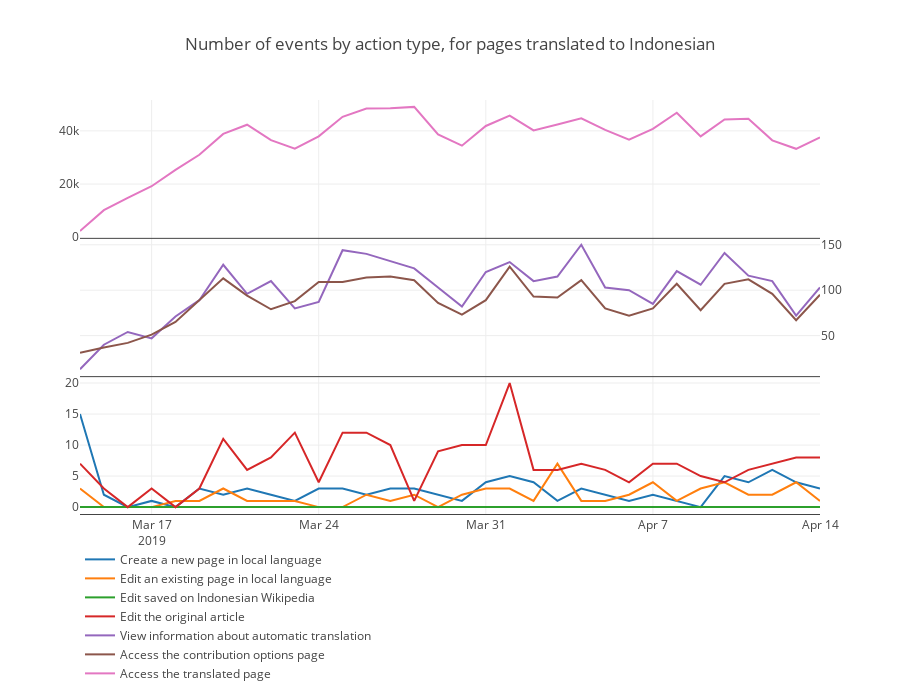

The notebook cell this image was saved under:
### Code cell
data = [{'x': el_by_action_id.index,
    'y': el_by_action_id[col],
    'name': col
    }  for col in el_by_action_id.columns.difference(['Access the translated page', 'View information about automatic translation', 'Access the contribution options page'])] \
    + [{'x': el_by_action_id.index,
    'y': el_by_action_id[col],
    'name': col,
    'xaxis': 'x2',
    'yaxis': 'y2'
    }  for col in ['View information about automatic translation', 'Access the contribution options page']] \
    + [{'x': el_by_action_id.index,
    'y': el_by_action_id['Access the translated page'],
    'name': 'Access the translated page',
    'xaxis': 'x3',
    'yaxis': 'y3'}]
fig = {
    'data': data,
    'layout': {
        'height': 700,
        'xaxis': {'showline':True},
        'xaxis2': {'showticklabels': False, 'anchor':'y2', 'showline':True},
        'xaxis3': {'showticklabels': False, 'anchor':'y3', 'showline':True},
        'yaxis': {'domain': [0, 0.333]},
        'yaxis2': {'domain': [0.333, 0.667], 'side': 'right'}, 
        'yaxis3': {'domain': [0.667, 1]}, 
        'title': {'text': 'Number of events by action type, for pages translated to Indonesian'},
        'legend': {'x': 0, 'y': -0.42},
        'hoverlabel': {'namelength' : -1}
    }
}
plotly.offline.iplot(fig)

### Figure 1 — Plotly figure (JSON) as saved in the notebook; plotly's stock layout.template omitted (floating-point values rounded to 4 significant figures)
{"data": [{"name": "Create a new page in local language", "type": "scatter", "uid": "f897b914-169e-4014-9cc4-e0a5cccacdca", "x": ["2019-03-14", "2019-03-15", "2019-03-16", "2019-03-17", "2019-03-18", "2019-03-19", "2019-03-20", "2019-03-21", "2019-03-22", "2019-03-23", "2019-03-24", "2019-03-25", "2019-03-26", "2019-03-27", "2019-03-28", "2019-03-29", "2019-03-30", "2019-03-31", "2019-04-01", "2019-04-02", "2019-04-03", "2019-04-04", "2019-04-05", "2019-04-06", "2019-04-07", "2019-04-08", "2019-04-09", "2019-04-10", "2019-04-11", "2019-04-12", "2019-04-13", "2019-04-14"], "y": [15, 2, 0, 1, 0, 3, 2, 3, 2, 1, 3, 3, 2, 3, 3, 2, 1, 4, 5, 4, 1, 3, 2, 1, 2, 1, 0, 5, 4, 6, 4, 3]}, {"name": "Edit an existing page in local language", "type": "scatter", "uid": "6c3a2a12-ee28-4403-9b69-b7d87949a5ee", "x": ["2019-03-14", "2019-03-15", "2019-03-16", "2019-03-17", "2019-03-18", "2019-03-19", "2019-03-20", "2019-03-21", "2019-03-22", "2019-03-23", "2019-03-24", "2019-03-25", "2019-03-26", "2019-03-27", "2019-03-28", "2019-03-29", "2019-03-30", "2019-03-31", "2019-04-01", "2019-04-02", "2019-04-03", "2019-04-04", "2019-04-05", "2019-04-06", "2019-04-07", "2019-04-08", "2019-04-09", "2019-04-10", "2019-04-11", "2019-04-12", "2019-04-13", "2019-04-14"], "y": [3, 0, 0, 0, 1, 1, 3, 1, 1, 1, 0, 0, 2, 1, 2, 0, 2, 3, 3, 1, 7, 1, 1, 2, 4, 1, 3, 4, 2, 2, 4, 1]}, {"name": "Edit saved on Indonesian Wikipedia", "type": "scatter", "uid": "855af8b7-b550-4ecf-a213-66b8bd841412", "x": ["2019-03-14", "2019-03-15", "2019-03-16", "2019-03-17", "2019-03-18", "2019-03-19", "2019-03-20", "2019-03-21", "2019-03-22", "2019-03-23", "2019-03-24", "2019-03-25", "2019-03-26", "2019-03-27", "2019-03-28", "2019-03-29", "2019-03-30", "2019-03-31", "2019-04-01", "2019-04-02", "2019-04-03", "2019-04-04", "2019-04-05", "2019-04-06", "2019-04-07", "2019-04-08", "2019-04-09", "2019-04-10", "2019-04-11", "2019-04-12", "2019-04-13", "2019-04-14"], "y": [0, 0, 0, 0, 0, 0, 0, 0, 0, 0, 0, 0, 0, 0, 0, 0, 0, 0, 0, 0, 0, 0, 0, 0, 0, 0, 0, 0, 0, 0, 0, 0]}, {"name": "Edit the original article", "type": "scatter", "uid": "207791a0-5237-4517-8139-df4f20c161dd", "x": ["2019-03-14", "2019-03-15", "2019-03-16", "2019-03-17", "2019-03-18", "2019-03-19", "2019-03-20", "2019-03-21", "2019-03-22", "2019-03-23", "2019-03-24", "2019-03-25", "2019-03-26", "2019-03-27", "2019-03-28", "2019-03-29", "2019-03-30", "2019-03-31", "2019-04-01", "2019-04-02", "2019-04-03", "2019-04-04", "2019-04-05", "2019-04-06", "2019-04-07", "2019-04-08", "2019-04-09", "2019-04-10", "2019-04-11", "2019-04-12", "2019-04-13", "2019-04-14"], "y": [7, 3, 0, 3, 0, 3, 11, 6, 8, 12, 4, 12, 12, 10, 1, 9, 10, 10, 20, 6, 6, 7, 6, 4, 7, 7, 5, 4, 6, 7, 8, 8]}, {"name": "View information about automatic translation", "type": "scatter", "uid": "d9e20b99-e193-406a-929f-a1f07f9f9e03", "x": ["2019-03-14", "2019-03-15", "2019-03-16", "2019-03-17", "2019-03-18", "2019-03-19", "2019-03-20", "2019-03-21", "2019-03-22", "2019-03-23", "2019-03-24", "2019-03-25", "2019-03-26", "2019-03-27", "2019-03-28", "2019-03-29", "2019-03-30", "2019-03-31", "2019-04-01", "2019-04-02", "2019-04-03", "2019-04-04", "2019-04-05", "2019-04-06", "2019-04-07", "2019-04-08", "2019-04-09", "2019-04-10", "2019-04-11", "2019-04-12", "2019-04-13", "2019-04-14"], "xaxis": "x2", "y": [13, 40, 54, 47, 71, 89, 128, 96, 110, 80, 87, 144, 140, 132, 124, 103, 82, 120, 131, 110, 115, 150, 103, 100, 85, 121, 106, 141, 116, 110, 72, 103], "yaxis": "y2"}, {"name": "Access the contribution options page", "type": "scatter", "uid": "0736b1fc-97eb-42b6-8f7d-21fdb0b7c36b", "x": ["2019-03-14", "2019-03-15", "2019-03-16", "2019-03-17", "2019-03-18", "2019-03-19", "2019-03-20", "2019-03-21", "2019-03-22", "2019-03-23", "2019-03-24", "2019-03-25", "2019-03-26", "2019-03-27", "2019-03-28", "2019-03-29", "2019-03-30", "2019-03-31", "2019-04-01", "2019-04-02", "2019-04-03", "2019-04-04", "2019-04-05", "2019-04-06", "2019-04-07", "2019-04-08", "2019-04-09", "2019-04-10", "2019-04-11", "2019-04-12", "2019-04-13", "2019-04-14"], "xaxis": "x2", "y": [31, 37, 42, 51, 65, 89, 113, 94, 79, 88, 109, 109, 114, 115, 111, 86, 73, 89, 126, 93, 92, 111, 80, 72, 80, 107, 78, 107, 112, 96, 67, 95], "yaxis": "y2"}, {"name": "Access the translated page", "type": "scatter", "uid": "1b244924-5754-4693-847b-45d062fcd8bb", "x": ["2019-03-14", "2019-03-15", "2019-03-16", "2019-03-17", "2019-03-18", "2019-03-19", "2019-03-20", "2019-03-21", "2019-03-22", "2019-03-23", "2019-03-24", "2019-03-25", "2019-03-26", "2019-03-27", "2019-03-28", "2019-03-29", "2019-03-30", "2019-03-31", "2019-04-01", "2019-04-02", "2019-04-03", "2019-04-04", "2019-04-05", "2019-04-06", "2019-04-07", "2019-04-08", "2019-04-09", "2019-04-10", "2019-04-11", "2019-04-12", "2019-04-13", "2019-04-14"], "xaxis": "x3", "y": [2375, 10203, 14853, 19202, 25329, 31023, 38868, 42311, 36496, 33295, 37968, 45287, 48405, 48506, 49018, 38676, 34444, 41845, 45730, 40176, 42388, 44757, 40373, 36685, 40761, 46843, 37913, 44294, 44548, 36446, 33264, 37517], "yaxis": "y3"}], "layout": {"height": 700, "hoverlabel": {"namelength": -1}, "legend": {"x": 0, "y": -0.42}, "title": {"text": "Number of events by action type, for pages translated to Indonesian"}, "xaxis": {"showline": true}, "xaxis2": {"anchor": "y2", "showline": true, "showticklabels": false}, "xaxis3": {"anchor": "y3", "showline": true, "showticklabels": false}, "yaxis": {"domain": [0, 0.333]}, "yaxis2": {"domain": [0.333, 0.667], "side": "right"}, "yaxis3": {"domain": [0.667, 1]}}}
